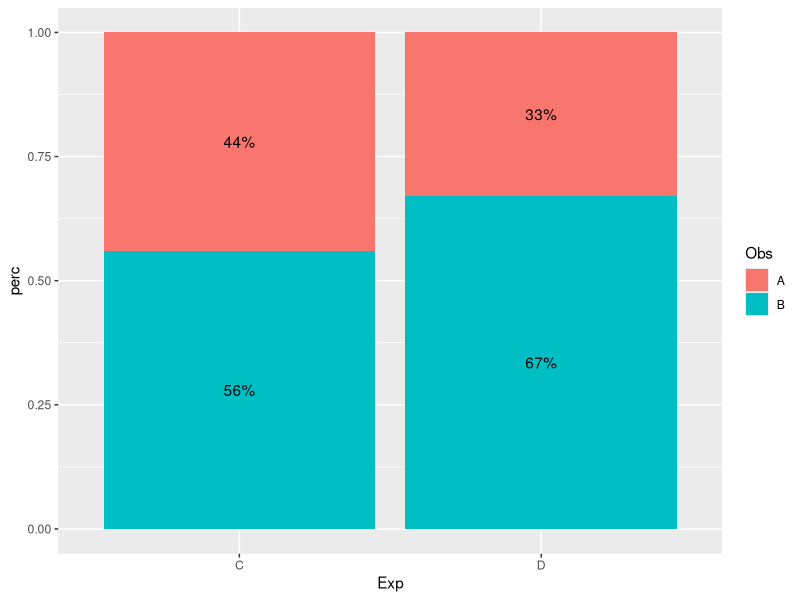

This figure's R source:
# grouped barplot for 2x2 table with stacked percentages
library(reshape2)
library(ggplot2)
library(tidyverse)
data <- matrix(c(4, 1, 5, 2), ncol = 2, dimnames = list(c("C", "D"), c("A", "B")))
data_m <- melt(data, varnames = c("Exp", "Obs"), id.vars = "Exp")

ggplot(data_m %>% group_by(Exp) %>% 
         mutate(perc = round(value/sum(value),2)),
       aes(x = Exp, y = perc, fill = Obs, cumulative = TRUE)) +
  geom_col() +
  geom_text(aes(label = paste0(perc*100,"%")), 
            position = position_stack(vjust = 0.5)
  )
